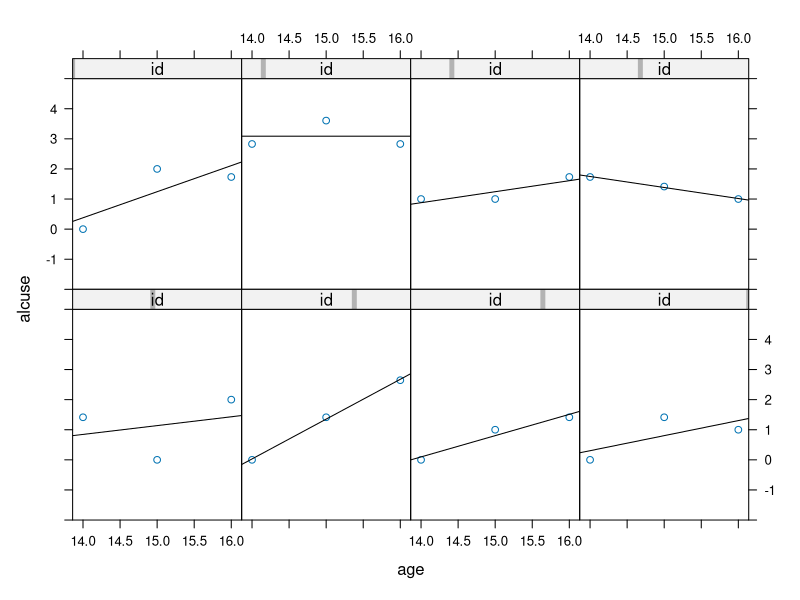
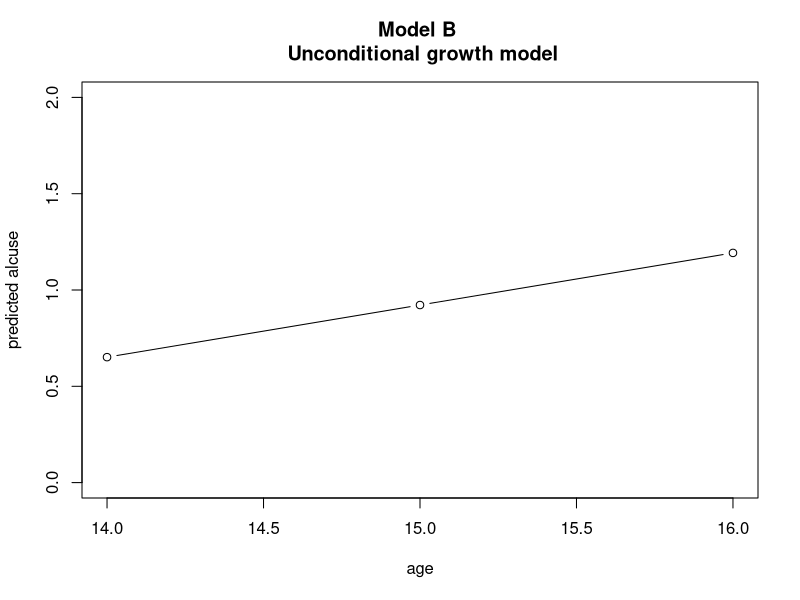
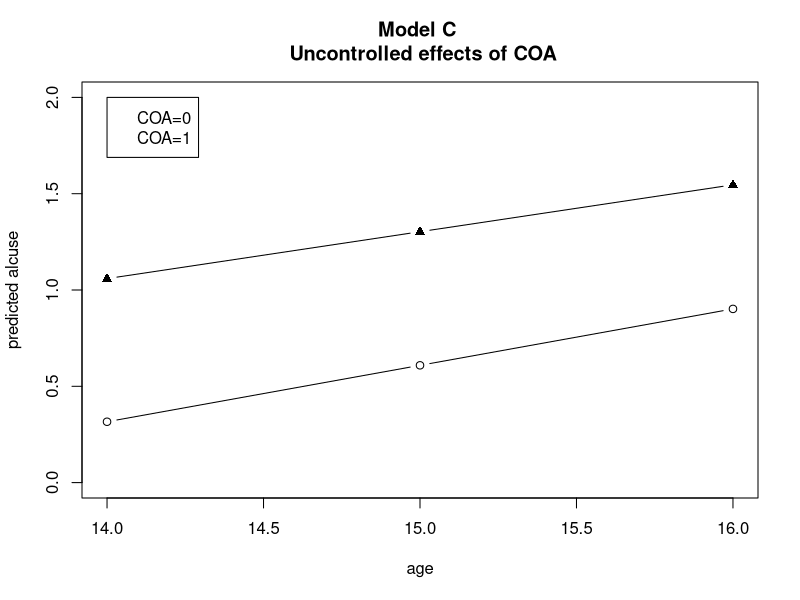

Write R code to recreate these figures, in order.
pd<-read.csv("Data/alcohol1.csv",header=TRUE)
pd8<-pd[pd$id %in% c(4, 14, 23, 32, 41, 56, 65, 82), ]
names(pd)
library(lattice)
xyplot(alcuse~age | id, data=pd8, 
       panel = function(x, y){
         panel.xyplot(x, y)
         panel.lmline(x, y)
       }, ylim=c(-2, 5), as.table=T)

#code to randomly select few subjects from the dataset
pd_random=pd[pd$id %in% sample(unique(pd$id),10),]


#Model A (unconditional means model)
library(nlme)

model.a <- lme(alcuse~ 1, pd, random= ~1 |id)

summary(model.a)

VarCorr(model.a)

m<- VarCorr(model.a)

icc.a<-as.numeric(m[1,1]) / (as.numeric(m[1,1]) + as.numeric(m[2,1]))
print(icc.a)

View(pd)
#Model B (Unconditional growth model)
model.b <- lme(alcuse ~ age_14 , data=pd, random= ~ age_14 | id, method="ML")

summary(model.b)

VarCorr(model.b)

fixef.b <- fixef(model.b)
fixef.b

fit.b <- fixef.b[[1]] + pd$age_14[1:3]*fixef.b[[2]]
fit.b

plot(pd$age[1:3], fit.b, ylim=c(0, 2), type="b", 
     ylab="predicted alcuse", xlab="age")   

title("Model B \n Unconditional growth model")

VarCorr(model.b)

#Model C
model.c <- lme(alcuse ~ coa*age_14 , data=pd, random= ~ age_14 | id, method="ML")
summary(model.c)

fixef.c <- fixef(model.c)

fit.c0 <- fixef.c[[1]] + pd$age_14[1:3]*fixef.c[[3]]

fit.c1 <- fixef.c[[1]] + fixef.c[[2]] + pd$age_14[1:3]*fixef.c[[3]] + pd$age_14[1:3]*fixef.c[[4]]

plot(pd$age[1:3], fit.c0, ylim=c(0, 2), type="b", 
     ylab="predicted alcuse", xlab="age")

lines(pd$age[1:3], fit.c1, type="b", pch=17)   

title("Model C \n Uncontrolled effects of COA") 

legend(14, 2, c("COA=0", "COA=1"))

VarCorr(model.c)

#Model D
model.d <- lme(alcuse ~ coa*age_14 + peer*age_14 , data=pd, random= ~ age_14 | id, method="ML")
summary(model.d)


#Model E
model.e <- lme(alcuse ~ coa+peer*age_14 , data=pd, random= ~ age_14 | id, method="ML")
summary(model.e)


#Model F
model.f <- lme(alcuse ~ coa+cpeer*age_14 , data=pd, random= ~ age_14 | id, method="ML")
summary(model.f)

#Model G
model.g <- lme(alcuse ~ ccoa+cpeer*age_14 , data=pd, random= ~ age_14 | id, method="ML")
summary(model.g)


#Text Book Code:
#https://stats.idre.ucla.edu/other/examples/alda/




